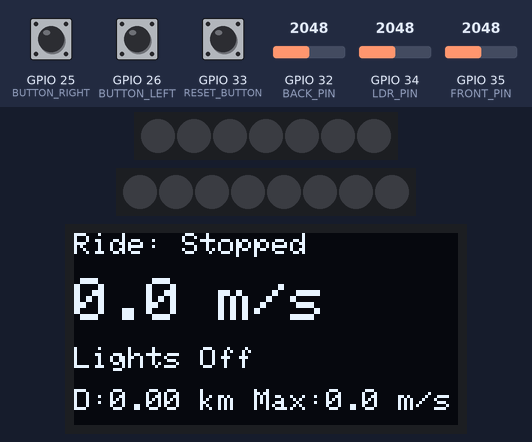
Bench run of a sketch on a simulated ESP32. On the bench: 7 RGB LEDs in strip order, left to right, 8 RGB LEDs in strip order, left to right, 128×64 one-colour display. Inputs (shaded band) come from the test bench; at power-on: GPIO 25 (BUTTON_RIGHT) HIGH, GPIO 33 (RESET_BUTTON) HIGH, GPIO 32 (BACK_PIN) = 2048, GPIO 26 (BUTTON_LEFT) HIGH, GPIO 34 (LDR_PIN) = 2048, GPIO 35 (FRONT_PIN) = 2048. Dim RGB values are drawn brighter than linear; what the sketch prints to the serial monitor is not drawn.

Above: at 2.4 s.
2.5 s: GPIO 25 (BUTTON_RIGHT) pulled LOW for 0.15 s
At 3.1 s:
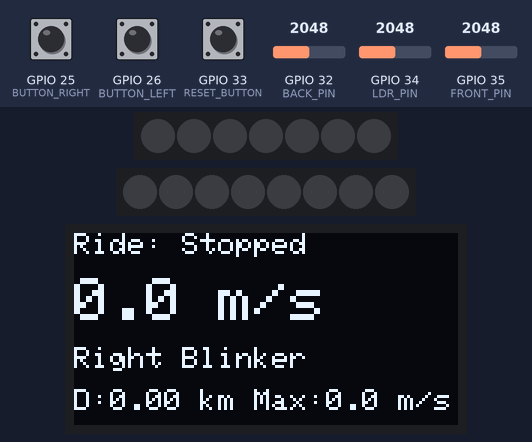
5.6 s: GPIO 33 (RESET_BUTTON) pulled LOW for 3.2 s
At 9.0 s:
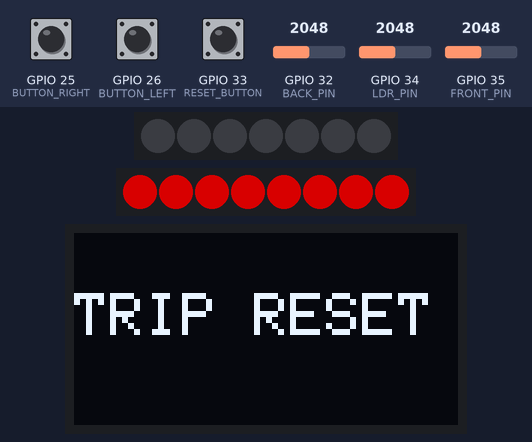
11.6 s: GPIO 32 (BACK_PIN) set to 1905
13.1 s: GPIO 32 (BACK_PIN) set to 1802
At 14.0 s:
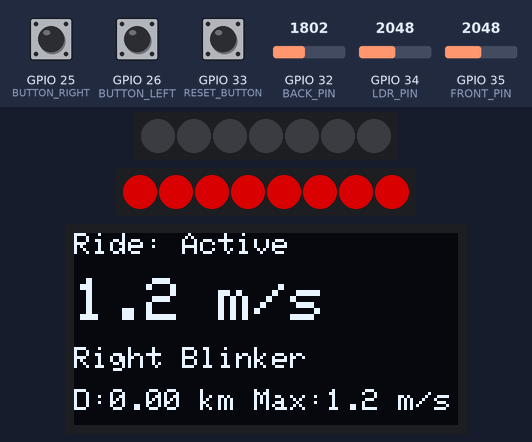
16.1 s: GPIO 26 (BUTTON_LEFT) pulled LOW for 0.15 s
At 16.4 s:
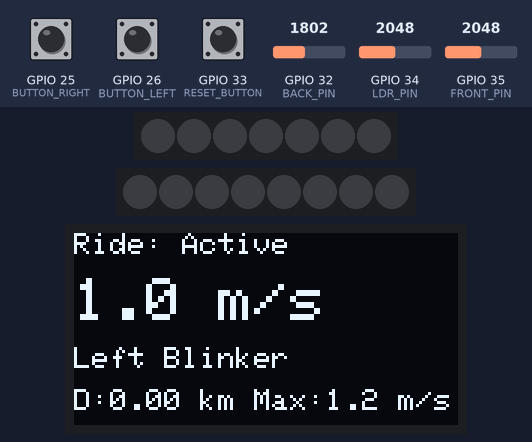
16.8 s: GPIO 26 (BUTTON_LEFT) pulled LOW for 1 s
At 18.6 s:
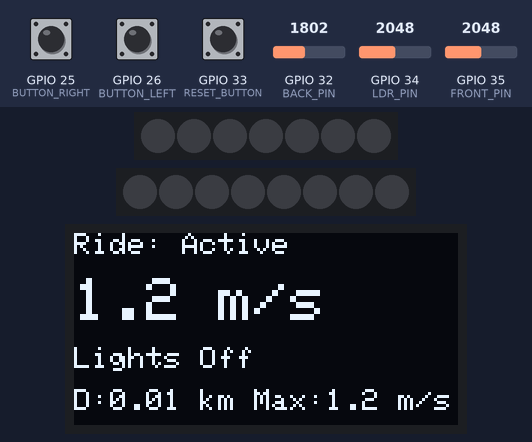
Timing chart, 0 to 20.1 s (numbered marks = the images above; inputs shaded):
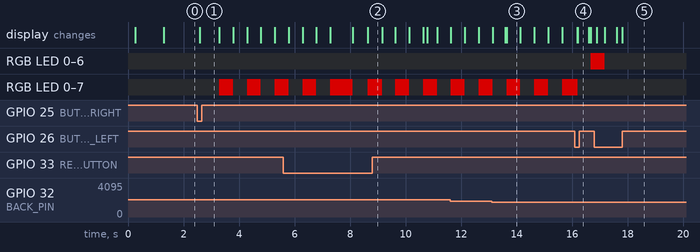

The sketch:

FullFinalProjectCode.ino
```cpp
// Include required libraries for the OLED display and NeoPixel LEDs
#include <Adafruit_NeoPixel.h>
#include <Wire.h>
#include <Adafruit_SSD1306.h>
#include <Adafruit_GFX.h>

// OLED display setup
#define SCREEN_WIDTH 128
#define SCREEN_HEIGHT 64
Adafruit_SSD1306 display(SCREEN_WIDTH, SCREEN_HEIGHT, &Wire, -1);

// Pin definitions
#define NUM_PIXELS_LEFT 7
#define NUM_PIXELS_RIGHT 8
#define LEFT_PIN   18             // Left NeoPixel strip data pin
#define RIGHT_PIN  19             // Right NeoPixel strip data pin
#define BUTTON_LEFT 26            // Left blinker button
#define BUTTON_RIGHT 25           // Right blinker button
#define RESET_BUTTON 33           // Reset trip button
#define LDR_PIN    34             // Light sensor (LDR) pin

// Create NeoPixel objects
Adafruit_NeoPixel stripLeft(NUM_PIXELS_LEFT, LEFT_PIN, NEO_GRB + NEO_KHZ800);
Adafruit_NeoPixel stripRight(NUM_PIXELS_RIGHT, RIGHT_PIN, NEO_GRB + NEO_KHZ800);

// Speed sensor config
#define FRONT_PIN 35              // Front speed sensor analog pin
#define BACK_PIN 32               // Back speed sensor analog pin
#define WHEEL_RADIUS 0.058        // In meters
#define CIRCUMFERENCE (2 * PI * WHEEL_RADIUS)
#define THRESHOLD_DROP 200        // Drop in analog value to detect magnet
#define MIN_INTERVAL 300          // ms between magnet detections
#define INACTIVE_TIMEOUT 2000     // ms to consider ride stopped

// State variables for lights
bool leftOn = false, rightOn = false, warningOn = false;
bool lastLeftState = HIGH, lastRightState = HIGH;
unsigned long blinkTimer = 0;
bool blinkState = false;
int brightness = 50;
unsigned long lightTimer = 0;
unsigned long blinkInterval = 500;  // Blink speed (ms)

// Reset button state tracking
unsigned long resetPressTime = 0;
const unsigned long RESET_HOLD_TIME = 2000;
bool resetMessageShowing = false;
unsigned long resetMessageTime = 0;

// Struct to hold wheel sensor info
struct Wheel {
  int pin;
  int baseline;
  unsigned long lastPulseTime;
  float speed;
};

// Create wheel sensor objects
Wheel front = {FRONT_PIN, 0, 0, 0};
Wheel back = {BACK_PIN, 0, 0, 0};

// Ride tracking variables
bool rideActive = false;
unsigned long lastActiveTime = 0;
float avgSpeed = 0;
float maxSpeed = 0;
float totalDistance = 0;

void setup() {
  // Configure input pins
  pinMode(BUTTON_LEFT, INPUT_PULLUP);
  pinMode(BUTTON_RIGHT, INPUT_PULLUP);
  pinMode(RESET_BUTTON, INPUT_PULLUP);
  pinMode(LDR_PIN, INPUT);

  // Initialize NeoPixels
  stripLeft.begin();
  stripRight.begin();
  updateBrightness();  // Set brightness based on LDR

  Serial.begin(115200);  // For debug output

  // Initialize OLED display
  if (!display.begin(SSD1306_SWITCHCAPVCC, 0x3C)) {
    Serial.println(F("Display failed"));
    while (1);  // Halt if display init fails
  }

  // Calibrate light sensors for speed tracking
  calibrateSensor(&front);
  calibrateSensor(&back);

  // Show splash message
  display.clearDisplay();
  display.setTextSize(1);
  display.setTextColor(SSD1306_WHITE);
  display.setCursor(0, 0);
  display.println("System Ready");
  display.display();
  delay(1000);
}

void loop() {
  unsigned long now = millis();

  updateBrightness();
  handleLightButtons();        // Check and handle blinker buttons
  handleResetButton(now);      // Handle long-press reset button

  checkSensor(&front, now);    // Detect speed from front wheel
  checkSensor(&back, now);     // Detect speed from back wheel
  updateSpeedMetrics(now);     // Compute average speed and update status

  updateLights();              // Control LED blinking behavior

  // Refresh OLED display periodically
  static unsigned long lastDisplayUpdate = 0;
  if (now - lastDisplayUpdate >= 200) {
    lastDisplayUpdate = now;
    updateDisplay();
  }

  // Recalibrate sensors every 30 seconds
  static unsigned long lastCalibration = 0;
  if (now - lastCalibration > 30000) {
    calibrateSensor(&front);
    calibrateSensor(&back);
    lastCalibration = now;
  }

  // Hide reset message after 2 seconds
  if (resetMessageShowing && (now - resetMessageTime > 2000)) {
    resetMessageShowing = false;
  }
}

// Reads ambient light from LDR and sets NeoPixel brightness accordingly
void updateBrightness() {
  int ldrValue = analogRead(LDR_PIN);
  brightness = map(ldrValue, 0, 4095, 255, 20);  // Darker = brighter
  brightness = constrain(brightness, 20, 255);
  stripLeft.setBrightness(brightness);
  stripRight.setBrightness(brightness);
}

// Handles left, right, and simultaneous button presses
void handleLightButtons() {
  bool leftState = digitalRead(BUTTON_LEFT);
  bool rightState = digitalRead(BUTTON_RIGHT);
  static bool lastBothPressed = false;
  bool bothPressed = (leftState == LOW && rightState == LOW);

  if (bothPressed && !lastBothPressed) {
    delay(50);
    if (digitalRead(BUTTON_LEFT) == LOW && digitalRead(BUTTON_RIGHT) == LOW) {
      // Toggle safety mode
      warningOn = !warningOn;
      leftOn = rightOn = false;
      blinkInterval = warningOn ? 200 : 500;
      updateDisplay();
    }
  }

  // Left button pressed alone
  if (!bothPressed && leftState == LOW && lastLeftState == HIGH) {
    delay(50);
    if (digitalRead(BUTTON_LEFT) == LOW) {
      leftOn = !leftOn;
      rightOn = warningOn = false;
      blinkInterval = 500;
      updateDisplay();
    }
  }

  // Right button pressed alone
  if (!bothPressed && rightState == LOW && lastRightState == HIGH) {
    delay(50);
    if (digitalRead(BUTTON_RIGHT) == LOW) {
      rightOn = !rightOn;
      leftOn = warningOn = false;
      blinkInterval = 500;
      updateDisplay();
    }
  }

  // Save previous state
  lastBothPressed = bothPressed;
  lastLeftState = leftState;
  lastRightState = rightState;
}

// Detects long press on reset button and resets trip data
void handleResetButton(unsigned long now) {
  static bool resetButtonActive = false;

  if (digitalRead(RESET_BUTTON) == LOW) {
    if (!resetButtonActive) {
      resetButtonActive = true;
      resetPressTime = now;
    } else if (now - resetPressTime > RESET_HOLD_TIME) {
      totalDistance = 0;
      maxSpeed = 0;
      resetMessageShowing = true;
      resetMessageTime = now;
      Serial.println("Trip reset.");
      delay(500);
    }
  } else {
    resetButtonActive = false;
  }
}

// Controls the blinking animation of the LED strips
void updateLights() {
  if (millis() - blinkTimer >= blinkInterval) {
    blinkTimer = millis();
    blinkState = !blinkState;

    if (leftOn) {
      setStripColor(stripLeft, blinkState ? stripLeft.Color(255, 0, 0) : 0, NUM_PIXELS_LEFT);
      setStripColor(stripRight, 0, NUM_PIXELS_RIGHT);
    } else if (rightOn) {
      setStripColor(stripRight, blinkState ? stripRight.Color(255, 0, 0) : 0, NUM_PIXELS_RIGHT);
      setStripColor(stripLeft, 0, NUM_PIXELS_LEFT);
    } else if (warningOn) {
      setStripColor(stripLeft, blinkState ? stripLeft.Color(255, 0, 0) : 0, NUM_PIXELS_LEFT);
      setStripColor(stripRight, blinkState ? stripRight.Color(255, 0, 0) : 0, NUM_PIXELS_RIGHT);
    } else {
      setStripColor(stripLeft, 0, NUM_PIXELS_LEFT);
      setStripColor(stripRight, 0, NUM_PIXELS_RIGHT);
    }
  }
}

// Utility to set a given color across a NeoPixel strip
void setStripColor(Adafruit_NeoPixel &strip, uint32_t color, int pixelCount) {
  for (int i = 0; i < pixelCount; i++) {
    strip.setPixelColor(i, color);
  }
  strip.show();
}

// Monitors wheel sensor to detect magnet pass (indicating rotation)
void checkSensor(Wheel* wheel, unsigned long now) {
  int val = analogRead(wheel->pin);
  if (wheel->baseline - val > THRESHOLD_DROP) {
    if (now - wheel->lastPulseTime > MIN_INTERVAL) {
      if (wheel->lastPulseTime > 0) {
        wheel->speed = CIRCUMFERENCE / ((now - wheel->lastPulseTime) / 1000.0);
        totalDistance += CIRCUMFERENCE;
      }
      wheel->lastPulseTime = now;
    }
  }

  // Reset speed if no pulse for over 1.5s
  if (now - wheel->lastPulseTime > 1500) {
    wheel->speed = 0;
  }
}

// Calculates average speed, updates max speed, and tracks ride activity
void updateSpeedMetrics(unsigned long now) {
  int sources = 0;
  float sum = 0;
  if (front.speed > 0) { sum += front.speed; sources++; }
  if (back.speed > 0)  { sum += back.speed;  sources++; }
  avgSpeed = (sources > 0) ? (sum / sources) : 0;

  if (avgSpeed > maxSpeed) {
    maxSpeed = avgSpeed;
  }

  rideActive = (avgSpeed > 0);
  if (rideActive) lastActiveTime = now;

  // If idle for too long, mark as stopped
  if (now - lastActiveTime > INACTIVE_TIMEOUT) {
    front.speed = 0;
    back.speed = 0;
    avgSpeed = 0;
    rideActive = false;
  }
}

// Simple calibration for analog baseline of wheel sensor
void calibrateSensor(Wheel* wheel) {
  int sum = 0;
  for (int i = 0; i < 10; i++) {
    sum += analogRead(wheel->pin);
    delay(10);
  }
  wheel->baseline = sum / 10;
}

// Draws current status info to the OLED display
void updateDisplay() {
  display.clearDisplay();
  display.setTextSize(1);
  display.setTextColor(SSD1306_WHITE);

  if (resetMessageShowing) {
    display.setCursor(0, 20);
    display.setTextSize(2);
    display.println("TRIP RESET");
    display.setTextSize(1);
    display.display();
    return;
  }

  display.setCursor(0, 0);
  display.print("Ride: ");
  display.println(rideActive ? "Active" : "Stopped");

  display.setTextSize(2);
  display.setCursor(0, 15);
  display.print(avgSpeed, 1);
  display.println(" m/s");

  display.setTextSize(1);
  display.setCursor(0, 38);
  if (warningOn) {
    display.print("Safety Lights");
  } else if (leftOn) {
    display.print("Left Blinker");
  } else if (rightOn) {
    display.print("Right Blinker");
  } else {
    display.print("Lights Off");
  }

  display.setCursor(0, 52);
  display.print("D:");
  display.print(totalDistance / 1000.0, 2);
  display.print(" km Max:");
  display.print(maxSpeed, 1);
  display.print(" m/s");
  display.display();
}
```

Measured:
- the behaviour switches between 1848 and 1847 on GPIO 32 (BACK_PIN) (found by bisection; images 2 and 3)
- after the input at 2.5 s, RGB LED 0–7: alternates RGB(138, 0, 0) for 0.50 s and off for 0.50 s, starting after 0.79 s; the display: changes after 0.08 s (image 1)
- after the input at 13.1 s, the display: first differs from a run without the input after 0.49 s (image 3 shows a later state)
- after the input at 16.1 s, the display: first changes after 0.08 s (image 4 shows a later state)
- after the input at 16.8 s, the display: first changes after 0.08 s (image 5 shows a later state)
- what the display in image 3 shows lasts 0.5 s, from 13.6 s to 14.1 s
